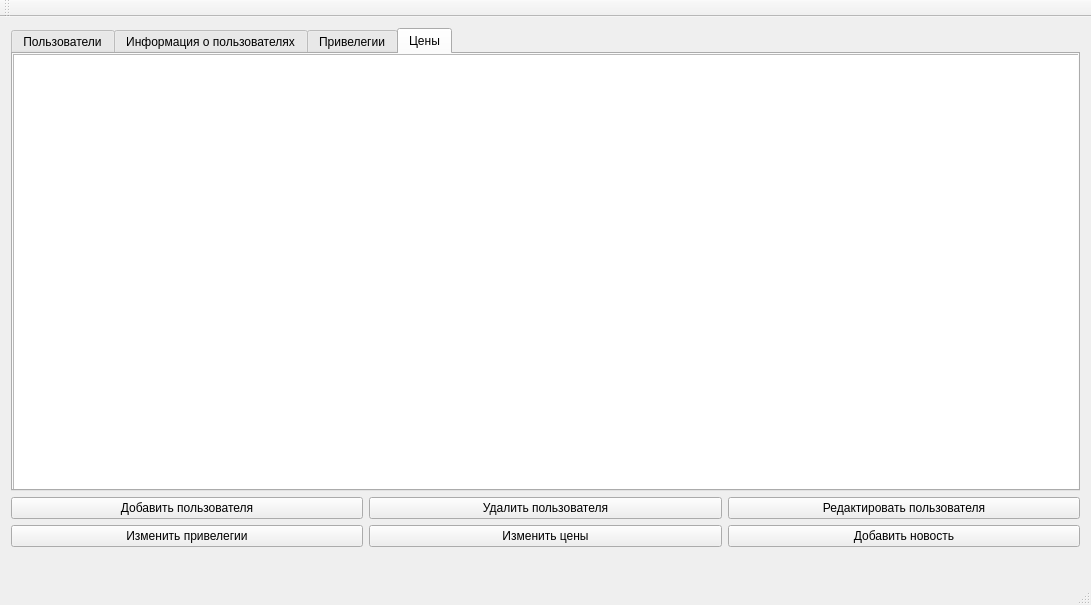
<?xml version="1.0" encoding="UTF-8"?>
<ui version="4.0">
 <class>MainWindow</class>
 <widget class="QMainWindow" name="MainWindow">
  <property name="geometry">
   <rect>
    <x>0</x>
    <y>0</y>
    <width>1091</width>
    <height>605</height>
   </rect>
  </property>
  <property name="windowTitle">
   <string>MainWindow</string>
  </property>
  <widget class="QWidget" name="centralWidget">
   <widget class="QWidget" name="verticalLayoutWidget">
    <property name="geometry">
     <rect>
      <x>0</x>
      <y>0</y>
      <width>1091</width>
      <height>541</height>
     </rect>
    </property>
    <layout class="QVBoxLayout" name="verticalLayout">
     <item>
      <widget class="QTabWidget" name="tabWidget">
       <property name="currentIndex">
        <number>3</number>
       </property>
       <widget class="QWidget" name="tab">
        <attribute name="title">
         <string>Пользователи</string>
        </attribute>
        <widget class="QTableView" name="tableViewUsers">
         <property name="geometry">
          <rect>
           <x>0</x>
           <y>0</y>
           <width>1091</width>
           <height>491</height>
          </rect>
         </property>
        </widget>
       </widget>
       <widget class="QWidget" name="tab_2">
        <attribute name="title">
         <string>Информация о пользователях</string>
        </attribute>
        <widget class="QTableView" name="tableView_Info">
         <property name="geometry">
          <rect>
           <x>-10</x>
           <y>0</y>
           <width>1091</width>
           <height>491</height>
          </rect>
         </property>
        </widget>
       </widget>
       <widget class="QWidget" name="tab_3">
        <attribute name="title">
         <string>Привелегии</string>
        </attribute>
        <widget class="QTableView" name="tableView_Priv">
         <property name="geometry">
          <rect>
           <x>0</x>
           <y>0</y>
           <width>1091</width>
           <height>491</height>
          </rect>
         </property>
        </widget>
       </widget>
       <widget class="QWidget" name="tab_4">
        <attribute name="title">
         <string>Цены</string>
        </attribute>
        <widget class="QTableView" name="tableView_Prices">
         <property name="geometry">
          <rect>
           <x>0</x>
           <y>0</y>
           <width>1091</width>
           <height>551</height>
          </rect>
         </property>
        </widget>
       </widget>
      </widget>
     </item>
     <item>
      <layout class="QHBoxLayout" name="horizontalLayout_2">
       <item>
        <widget class="QPushButton" name="ButtonAddUser">
         <property name="text">
          <string>Добавить пользователя</string>
         </property>
        </widget>
       </item>
       <item>
        <widget class="QPushButton" name="ButtonDelUser">
         <property name="text">
          <string>Удалить пользователя</string>
         </property>
        </widget>
       </item>
       <item>
        <widget class="QPushButton" name="ButtonRegUser">
         <property name="text">
          <string>Редактировать пользователя</string>
         </property>
        </widget>
       </item>
      </layout>
     </item>
     <item>
      <layout class="QHBoxLayout" name="horizontalLayout">
       <item>
        <widget class="QPushButton" name="ButtonChangePriv">
         <property name="text">
          <string>Изменить привелегии</string>
         </property>
        </widget>
       </item>
       <item>
        <widget class="QPushButton" name="ButtonCHangePrices">
         <property name="text">
          <string>Изменить цены</string>
         </property>
        </widget>
       </item>
       <item>
        <widget class="QPushButton" name="ButtonAddNews">
         <property name="text">
          <string>Добавить новость</string>
         </property>
        </widget>
       </item>
      </layout>
     </item>
    </layout>
   </widget>
  </widget>
  <widget class="QMenuBar" name="menuBar">
   <property name="geometry">
    <rect>
     <x>0</x>
     <y>0</y>
     <width>1091</width>
     <height>27</height>
    </rect>
   </property>
  </widget>
  <widget class="QToolBar" name="mainToolBar">
   <attribute name="toolBarArea">
    <enum>TopToolBarArea</enum>
   </attribute>
   <attribute name="toolBarBreak">
    <bool>false</bool>
   </attribute>
  </widget>
  <widget class="QStatusBar" name="statusBar"/>
 </widget>
 <layoutdefault spacing="6" margin="11"/>
 <resources/>
 <connections/>
</ui>
